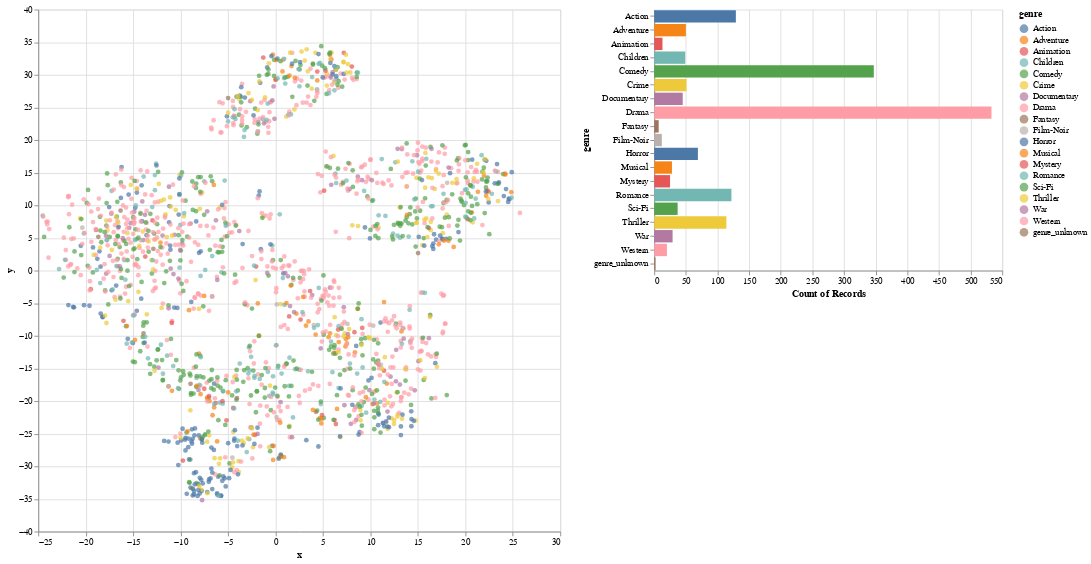

Write notebook code for a chart like this one.
### Code cell
tsne_movie_embeddings(softmax_model)

### Figure 1 — Vega-Lite specification as saved in the notebook (floating-point values rounded to 4 significant figures; data arrays with more than 128 entries replaced by an {"elided": "..."} marker saying what was removed)
{"config": {"view": {"continuousWidth": 400, "continuousHeight": 300}}, "hconcat": [{"layer": [{"mark": "circle", "encoding": {"color": {"condition": {"type": "nominal", "field": "genre", "selection": "selector035"}, "value": "whitesmoke"}, "x": {"type": "quantitative", "field": "x"}, "y": {"type": "quantitative", "field": "y"}}, "height": 600, "selection": {"selector038": {"type": "single", "encodings": ["x", "y"], "on": "mouseover", "nearest": true, "empty": "none"}}, "width": 600}, {"mark": {"type": "text", "align": "left", "dx": 5, "dy": -5}, "encoding": {"text": {"condition": {"type": "nominal", "field": "title", "selection": "selector038"}, "value": ""}, "x": {"type": "quantitative", "field": "x"}, "y": {"type": "quantitative", "field": "y"}}}]}, {"mark": "bar", "encoding": {"color": {"condition": {"type": "nominal", "field": "genre", "selection": "selector035"}, "value": "lightgray"}, "x": {"type": "quantitative", "aggregate": "count"}, "y": {"type": "nominal", "field": "genre"}}, "height": 300, "selection": {"selector035": {"type": "multi", "fields": ["genre"]}}}], "data": {"name": "data-4d9c01a7a1457b608f1223380666c878"}, "$schema": "https://vega.github.io/schema/vega-lite/v4.8.1.json", "datasets": {"data-4d9c01a7a1457b608f1223380666c878": {"elided": "1682 records"}}}
